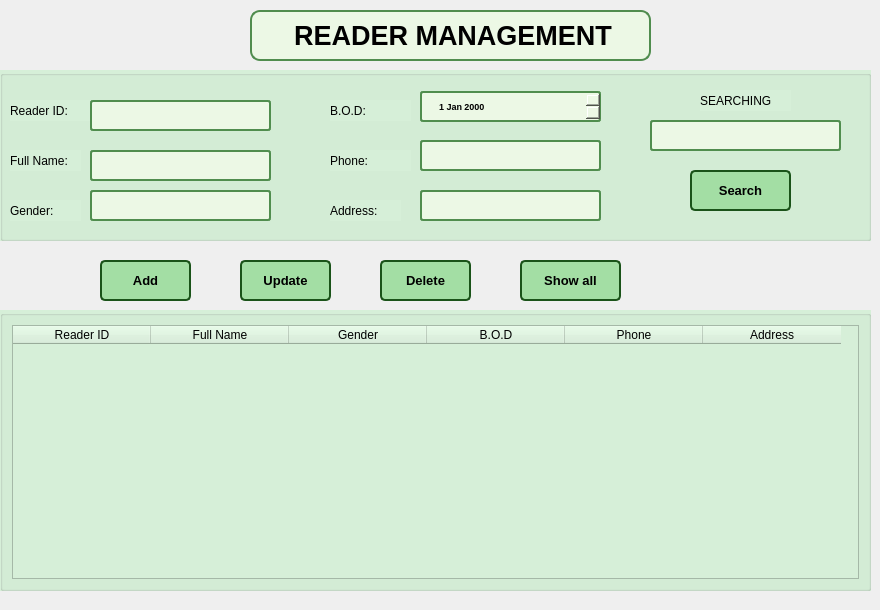
      <widget class="QWidget" name="tab_2">
       <attribute name="title">
        <string>Reader Management</string>
       </attribute>
       <widget class="QPushButton" name="pushButtonUpdateReader">
        <property name="geometry">
         <rect>
          <x>240</x>
          <y>260</y>
          <width>91</width>
          <height>41</height>
         </rect>
        </property>
        <property name="font">
         <font>
          <pointsize>-1</pointsize>
          <weight>75</weight>
          <bold>true</bold>
         </font>
        </property>
        <property name="styleSheet">
         <string notr="true">QPushButton {
    background-color: rgb(163, 222, 164); /* Màu nền ban đầu */
    color: black;
    border-radius: 5px;
    padding: 8px 16px;
    font-size: 13px;
    font-weight: bold;
    border: 2px solid #1A5319;
}

QPushButton:hover {
    background-color: rgb(140, 200, 140); /* Màu khi trỏ chuột vào */
    border: 2px solid #136b13;
}

QPushButton:pressed {
    background-color: rgb(100, 181, 100); /* Màu khi bấm vào */
    border: 2px solid #0D471A;
}</string>
        </property>
        <property name="text">
         <string>Update</string>
        </property>
        <property name="icon">
         <iconset>
          <normaloff>../images/pic_update.png</normaloff>../images/pic_update.png</iconset>
        </property>
       </widget>
       <widget class="QPushButton" name="pushButtonAddReader">
        <property name="geometry">
         <rect>
          <x>100</x>
          <y>260</y>
          <width>91</width>
          <height>41</height>
         </rect>
        </property>
        <property name="font">
         <font>
          <pointsize>-1</pointsize>
          <weight>75</weight>
          <bold>true</bold>
         </font>
        </property>
        <property name="styleSheet">
         <string notr="true">QPushButton {
    background-color: rgb(163, 222, 164); /* Màu nền ban đầu */
    color: black;
    border-radius: 5px;
    padding: 8px 16px;
    font-size: 13px;
    font-weight: bold;
    border: 2px solid #1A5319;
}

QPushButton:hover {
    background-color: rgb(140, 200, 140); /* Màu khi trỏ chuột vào */
    border: 2px solid #136b13;
}

QPushButton:pressed {
    background-color: rgb(100, 181, 100); /* Màu khi bấm vào */
    border: 2px solid #0D471A;
}</string>
        </property>
        <property name="text">
         <string>Add</string>
        </property>
        <property name="icon">
         <iconset>
          <normaloff>../images/pic_add.webp</normaloff>../images/pic_add.webp</iconset>
        </property>
       </widget>
       <widget class="QPushButton" name="pushButtonShowAllReader">
        <property name="geometry">
         <rect>
          <x>520</x>
          <y>260</y>
          <width>101</width>
          <height>41</height>
         </rect>
        </property>
        <property name="font">
         <font>
          <pointsize>-1</pointsize>
          <weight>75</weight>
          <bold>true</bold>
         </font>
        </property>
        <property name="styleSheet">
         <string notr="true">QPushButton {
    background-color: rgb(163, 222, 164); /* Màu nền ban đầu */
    color: black;
    border-radius: 5px;
    padding: 8px 16px;
    font-size: 13px;
    font-weight: bold;
    border: 2px solid #1A5319;
}

QPushButton:hover {
    background-color: rgb(140, 200, 140); /* Màu khi trỏ chuột vào */
    border: 2px solid #136b13;
}

QPushButton:pressed {
    background-color: rgb(100, 181, 100); /* Màu khi bấm vào */
    border: 2px solid #0D471A;
}</string>
        </property>
        <property name="text">
         <string>Show all</string>
        </property>
        <property name="icon">
         <iconset>
          <normaloff>../images/pic_showall.webp</normaloff>../images/pic_showall.webp</iconset>
        </property>
       </widget>
       <widget class="QPushButton" name="pushButtonDeleteReader">
        <property name="geometry">
         <rect>
          <x>380</x>
          <y>260</y>
          <width>91</width>
          <height>41</height>
         </rect>
        </property>
        <property name="font">
         <font>
          <pointsize>-1</pointsize>
          <weight>75</weight>
          <bold>true</bold>
         </font>
        </property>
        <property name="styleSheet">
         <string notr="true">QPushButton {
    background-color: rgb(163, 222, 164); /* Màu nền ban đầu */
    color: black;
    border-radius: 5px;
    padding: 8px 16px;
    font-size: 13px;
    font-weight: bold;
    border: 2px solid #1A5319;
}

QPushButton:hover {
    background-color: rgb(140, 200, 140); /* Màu khi trỏ chuột vào */
    border: 2px solid #136b13;
}

QPushButton:pressed {
    background-color: rgb(100, 181, 100); /* Màu khi bấm vào */
    border: 2px solid #0D471A;
}</string>
        </property>
        <property name="text">
         <string>Delete</string>
        </property>
        <property name="icon">
         <iconset>
          <normaloff>../images/pic_delete.webp</normaloff>../images/pic_delete.webp</iconset>
        </property>
       </widget>
       <widget class="QGroupBox" name="groupBox_3">
        <property name="geometry">
         <rect>
          <x>0</x>
          <y>310</y>
          <width>871</width>
          <height>281</height>
         </rect>
        </property>
        <property name="styleSheet">
         <string notr="true">background-color: #D6EFD8</string>
        </property>
        <property name="title">
         <string/>
        </property>
        <layout class="QVBoxLayout" name="verticalLayout_5">
         <item>
          <widget class="QTableWidget" name="tableWidgetReader">
           <property name="styleSheet">
            <string notr="true">background-color: #D6EFD8</string>
           </property>
           <attribute name="horizontalHeaderDefaultSectionSize">
            <number>138</number>
           </attribute>
           <column>
            <property name="text">
             <string>Reader ID</string>
            </property>
           </column>
           <column>
            <property name="text">
             <string>Full Name</string>
            </property>
           </column>
           <column>
            <property name="text">
             <string>Gender</string>
            </property>
           </column>
           <column>
            <property name="text">
             <string>B.O.D</string>
            </property>
           </column>
           <column>
            <property name="text">
             <string>Phone</string>
            </property>
           </column>
           <column>
            <property name="text">
             <string>Address</string>
            </property>
           </column>
          </widget>
         </item>
        </layout>
       </widget>
       <widget class="QLabel" name="label_13">
        <property name="geometry">
         <rect>
          <x>0</x>
          <y>0</y>
          <width>871</width>
          <height>601</height>
         </rect>
        </property>
        <property name="text">
         <string/>
        </property>
        <property name="pixmap">
         <pixmap>../images/pic_background.jpg</pixmap>
        </property>
        <property name="scaledContents">
         <bool>true</bool>
        </property>
       </widget>
       <widget class="QGroupBox" name="groupBox_5">
        <property name="geometry">
         <rect>
          <x>0</x>
          <y>70</y>
          <width>871</width>
          <height>171</height>
         </rect>
        </property>
        <property name="styleSheet">
         <string notr="true">background-color: #D6EFD8</string>
        </property>
        <property name="title">
         <string/>
        </property>
        <widget class="QPushButton" name="pushButtonSearchReader">
         <property name="geometry">
          <rect>
           <x>690</x>
           <y>100</y>
           <width>101</width>
           <height>41</height>
          </rect>
         </property>
         <property name="font">
          <font>
           <pointsize>-1</pointsize>
           <weight>75</weight>
           <bold>true</bold>
          </font>
         </property>
         <property name="styleSheet">
          <string notr="true">QPushButton {
    background-color: rgb(163, 222, 164); /* Màu nền ban đầu */
    color: black;
    border-radius: 5px;
    padding: 8px 16px;
    font-size: 13px;
    font-weight: bold;
    border: 2px solid #1A5319;
}

QPushButton:hover {
    background-color: rgb(140, 200, 140); /* Màu khi trỏ chuột vào */
    border: 2px solid #136b13;
}

QPushButton:pressed {
    background-color: rgb(100, 181, 100); /* Màu khi bấm vào */
    border: 2px solid #0D471A;
}</string>
         </property>
         <property name="text">
          <string>Search</string>
         </property>
         <property name="icon">
          <iconset>
           <normaloff>../images/pic_search.webp</normaloff>../images/pic_search.webp</iconset>
         </property>
        </widget>
        <widget class="QLabel" name="label_24">
         <property name="geometry">
          <rect>
           <x>10</x>
           <y>30</y>
           <width>91</width>
           <height>21</height>
          </rect>
         </property>
         <property name="text">
          <string>Reader ID:</string>
         </property>
        </widget>
        <widget class="QLineEdit" name="lineEditReaderIDReader">
         <property name="geometry">
          <rect>
           <x>90</x>
           <y>30</y>
           <width>181</width>
           <height>31</height>
          </rect>
         </property>
         <property name="font">
          <font>
           <pointsize>-1</pointsize>
           <weight>75</weight>
           <bold>true</bold>
          </font>
         </property>
         <property name="styleSheet">
          <string notr="true">QLineEdit {
    background-color: #ecf8e5;
    color: rgb(0, 0, 0);
    border-radius: 3px;
    padding: 5px 15px;
    font-size: 9px;
    font-weight: bold;
    border: 2px solid #508D4E;
}

QLineEdit:hover {
    background-color: #E0F7FA;
    border: 2px solid #00897B;
}
</string>
         </property>
        </widget>
        <widget class="QDateEdit" name="dateEditDateReader">
         <property name="geometry">
          <rect>
           <x>420</x>
           <y>21</y>
           <width>181</width>
           <height>31</height>
          </rect>
         </property>
         <property name="styleSheet">
          <string notr="true">QDateTimeEdit {
    background-color: #ecf8e5; /* Màu nền giống QLineEdit */
    color: rgb(0, 0, 0);
    border-radius: 3px;
    padding: 5px 15px;
    font-size: 9px;
    font-weight: bold;
    border: 2px solid #508D4E;
}

/* Khi trỏ chuột vào */
QDateTimeEdit:hover {
    background-color: #E0F7FA;
    border: 2px solid #00897B;
}

/* Khi focus vào */
QDateTimeEdit:focus {
    background-color: #E0F7FA;
    border: 2px solid #00897B;
}
</string>
         </property>
        </widget>
        <widget class="QLabel" name="label_26">
         <property name="geometry">
          <rect>
           <x>10</x>
           <y>80</y>
           <width>71</width>
           <height>21</height>
          </rect>
         </property>
         <property name="text">
          <string>Full Name:</string>
         </property>
        </widget>
        <widget class="QLabel" name="label_23">
         <property name="geometry">
          <rect>
           <x>330</x>
           <y>30</y>
           <width>81</width>
           <height>21</height>
          </rect>
         </property>
         <property name="text">
          <string>B.O.D:</string>
         </property>
        </widget>
        <widget class="QLineEdit" name="lineEditGenderReader">
         <property name="geometry">
          <rect>
           <x>90</x>
           <y>120</y>
           <width>181</width>
           <height>31</height>
          </rect>
         </property>
         <property name="styleSheet">
          <string notr="true">QLineEdit {
    background-color: #ecf8e5;
    color: rgb(0, 0, 0);
    border-radius: 3px;
    padding: 5px 15px;
    font-size: 9px;
    font-weight: bold;
    border: 2px solid #508D4E;
}

QLineEdit:hover {
    background-color: #E0F7FA;
    border: 2px solid #00897B;
}
</string>
         </property>
        </widget>
        <widget class="QLabel" name="label_27">
         <property name="geometry">
          <rect>
           <x>330</x>
           <y>80</y>
           <width>81</width>
           <height>21</height>
          </rect>
         </property>
         <property name="text">
          <string>Phone:</string>
         </property>
        </widget>
        <widget class="QLineEdit" name="lineEditReaderNameReader">
         <property name="geometry">
          <rect>
           <x>90</x>
           <y>80</y>
           <width>181</width>
           <height>31</height>
          </rect>
         </property>
         <property name="font">
          <font>
           <pointsize>-1</pointsize>
           <weight>75</weight>
           <bold>true</bold>
          </font>
         </property>
         <property name="styleSheet">
          <string notr="true">QLineEdit {
    background-color: #ecf8e5;
    color: rgb(0, 0, 0);
    border-radius: 3px;
    padding: 5px 15px;
    font-size: 9px;
    font-weight: bold;
    border: 2px solid #508D4E;
}

QLineEdit:hover {
    background-color: #E0F7FA;
    border: 2px solid #00897B;
}
</string>
         </property>
        </widget>
        <widget class="QLineEdit" name="lineEditPhoneReader">
         <property name="geometry">
          <rect>
           <x>420</x>
           <y>70</y>
           <width>181</width>
           <height>31</height>
          </rect>
         </property>
         <property name="styleSheet">
          <string notr="true">QLineEdit {
    background-color: #ecf8e5;
    color: rgb(0, 0, 0);
    border-radius: 3px;
    padding: 5px 15px;
    font-size: 9px;
    font-weight: bold;
    border: 2px solid #508D4E;
}

QLineEdit:hover {
    background-color: #E0F7FA;
    border: 2px solid #00897B;
}
</string>
         </property>
        </widget>
        <widget class="QLineEdit" name="lineEditSearchReader">
         <property name="geometry">
          <rect>
           <x>650</x>
           <y>50</y>
           <width>191</width>
           <height>31</height>
          </rect>
         </property>
         <property name="font">
          <font>
           <pointsize>-1</pointsize>
           <weight>75</weight>
           <bold>true</bold>
          </font>
         </property>
         <property name="styleSheet">
          <string notr="true">QLineEdit {
    background-color: #ecf8e5;
    color: rgb(0, 0, 0);
    border-radius: 3px;
    padding: 5px 15px;
    font-size: 9px;
    font-weight: bold;
    border: 2px solid #508D4E;
}

QLineEdit:hover {
    background-color: #E0F7FA;
    border: 2px solid #00897B;
}
</string>
         </property>
        </widget>
        <widget class="QLabel" name="label_22">
         <property name="geometry">
          <rect>
           <x>700</x>
           <y>20</y>
           <width>91</width>
           <height>21</height>
          </rect>
         </property>
         <property name="text">
          <string>SEARCHING</string>
         </property>
        </widget>
        <widget class="QLabel" name="label_25">
         <property name="geometry">
          <rect>
           <x>330</x>
           <y>130</y>
           <width>71</width>
           <height>21</height>
          </rect>
         </property>
         <property name="text">
          <string>Address:</string>
         </property>
        </widget>
        <widget class="QLineEdit" name="lineEditAddressReader">
         <property name="geometry">
          <rect>
           <x>420</x>
           <y>120</y>
           <width>181</width>
           <height>31</height>
          </rect>
         </property>
         <property name="styleSheet">
          <string notr="true">QLineEdit {
    background-color: #ecf8e5;
    color: rgb(0, 0, 0);
    border-radius: 3px;
    padding: 5px 15px;
    font-size: 9px;
    font-weight: bold;
    border: 2px solid #508D4E;
}

QLineEdit:hover {
    background-color: #E0F7FA;
    border: 2px solid #00897B;
}
</string>
         </property>
        </widget>
        <widget class="QLabel" name="label_21">
         <property name="geometry">
          <rect>
           <x>10</x>
           <y>130</y>
           <width>71</width>
           <height>21</height>
          </rect>
         </property>
         <property name="text">
          <string>Gender:</string>
         </property>
        </widget>
       </widget>
       <widget class="QLabel" name="label_14">
        <property name="geometry">
         <rect>
          <x>250</x>
          <y>10</y>
          <width>401</width>
          <height>51</height>
         </rect>
        </property>
        <property name="styleSheet">
         <string notr="true">background-color: #ecf8e5;
        color: rgb(0, 0, 0);
        border-radius: 10px;
        padding: 5px 15px;
        font-size: 20px;
        font-weight: bold;
        border: 2px solid #508D4E;</string>
        </property>
        <property name="text">
         <string>&lt;html&gt;&lt;head/&gt;&lt;body&gt;&lt;p align=&quot;center&quot;&gt;&lt;span style=&quot; font-size:20pt;&quot;&gt;READER MANAGEMENT&lt;/span&gt;&lt;/p&gt;&lt;/body&gt;&lt;/html&gt;</string>
        </property>
       </widget>
       <zorder>label_13</zorder>
       <zorder>pushButtonUpdateReader</zorder>
       <zorder>pushButtonAddReader</zorder>
       <zorder>pushButtonShowAllReader</zorder>
       <zorder>pushButtonDeleteReader</zorder>
       <zorder>groupBox_3</zorder>
       <zorder>groupBox_5</zorder>
       <zorder>label_14</zorder>
      </widget>
